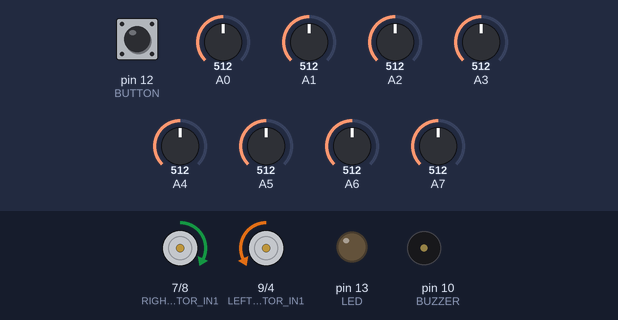
A sketch run on a simulated Arduino Nano, built with avr-gcc and run on an emulated ATmega328P. Shown: motor-driver pin pairs drawn as motors (green arrow = first pin HIGH = forward, orange = second pin HIGH = backward, longer = more drive, scaled by the enable pin), output pins drawn as LEDs (lit = HIGH), buzzer (waves = sounding). The inputs (shaded band) are chosen by the test bench; at power-on: A6 = 512, A7 = 512, A0 = 512, A1 = 512, A3 = 512, A4 = 512, pin 12 (BUTTON) HIGH, A2 = 512, A5 = 512.

Above: at 10.1 s.
10.2 s: A6 set to 240
At 10.7 s:
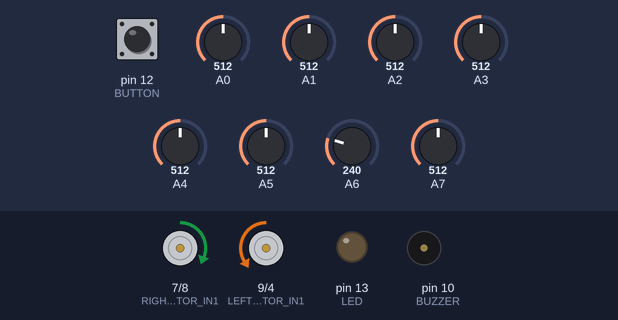
11.7 s: A7 set to 30
At 12.9 s:
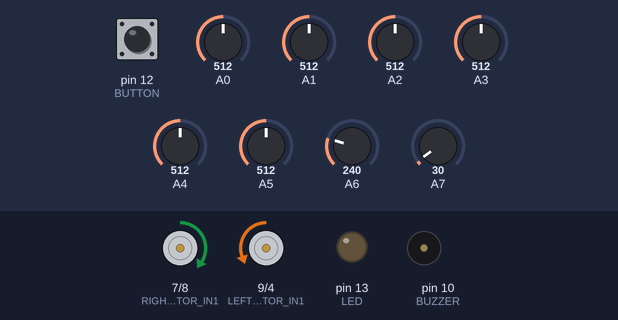
13.2 s: A0 set to 716
At 14.2 s:
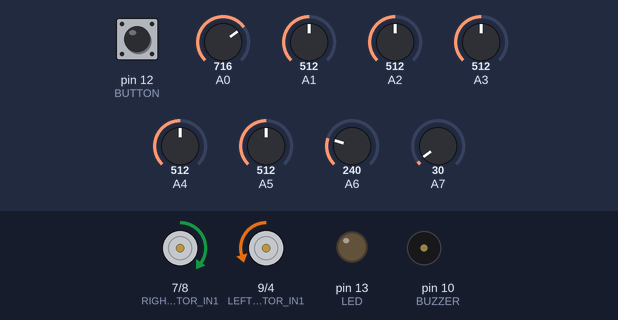
14.7 s: A1 set to 716
At 15.3 s:
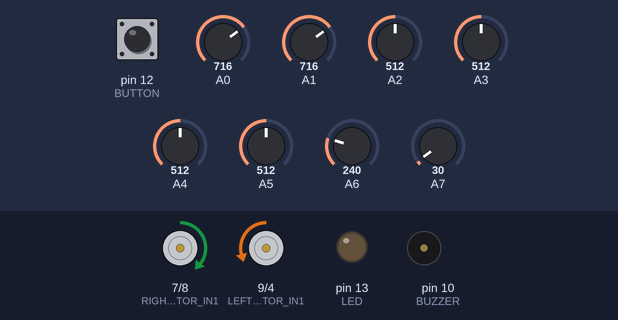
16.2 s: A3 set to 716
At 16.5 s:
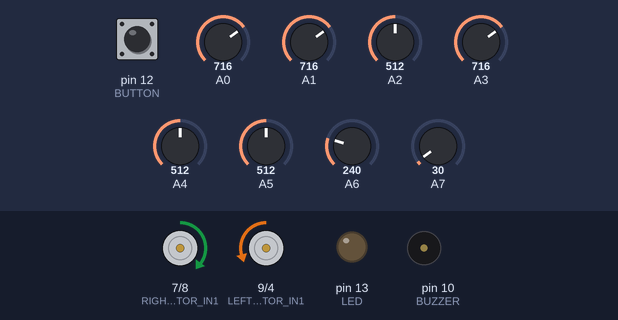
17.7 s: A4 set to 716
At 18.8 s:
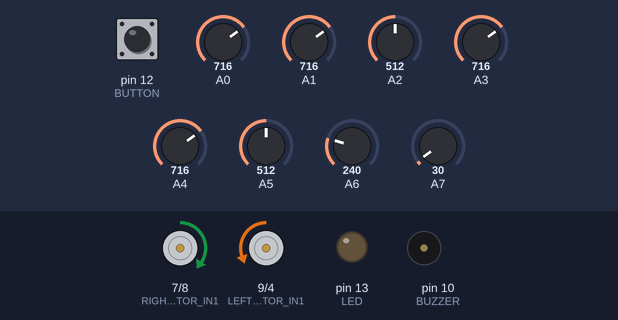
Timing chart, 0 to 20.2 s (numbered marks = the images above; inputs shaded):
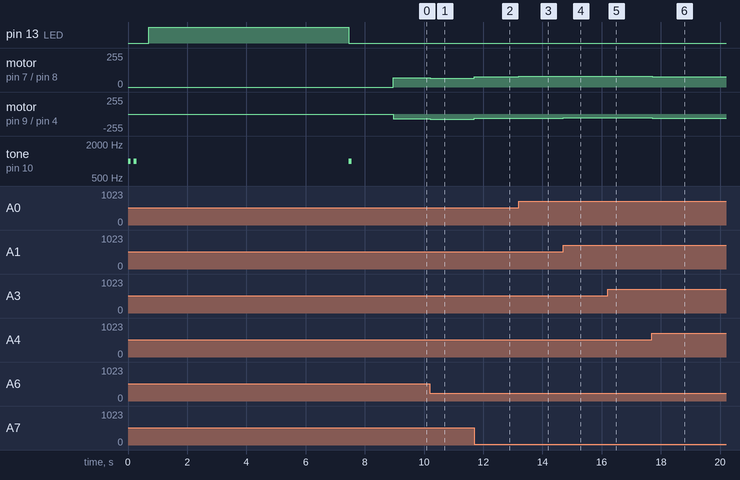

Measured:
- after the input at 10.2 s, motor on pin 7 (RIGHT_MOTOR_IN1) / pin 8 (RIGHT_MOTOR_IN2): forward 70/255 → forward 64/255 at once; motor on pin 9 (LEFT_MOTOR_IN1) / pin 4 (LEFT_MOTOR_IN2): backward 70/255 → backward 76/255 at once
- after the input at 11.7 s, motor on pin 7 (RIGHT_MOTOR_IN1) / pin 8 (RIGHT_MOTOR_IN2): forward 64/255 → forward 77/255 at once; motor on pin 9 (LEFT_MOTOR_IN1) / pin 4 (LEFT_MOTOR_IN2): backward 76/255 → backward 63/255 at once
- after the input at 13.2 s, motor on pin 7 (RIGHT_MOTOR_IN1) / pin 8 (RIGHT_MOTOR_IN2): forward 77/255 → forward 80/255 at once; motor on pin 9 (LEFT_MOTOR_IN1) / pin 4 (LEFT_MOTOR_IN2): backward 63/255 → backward 60/255 at once
- after the input at 14.7 s, motor on pin 7 (RIGHT_MOTOR_IN1) / pin 8 (RIGHT_MOTOR_IN2): forward 80/255 → forward 82/255 at once; motor on pin 9 (LEFT_MOTOR_IN1) / pin 4 (LEFT_MOTOR_IN2): backward 60/255 → backward 58/255 at once
- after the input at 16.2 s, motor on pin 7 (RIGHT_MOTOR_IN1) / pin 8 (RIGHT_MOTOR_IN2): forward 82/255 → forward 81/255 at once; motor on pin 9 (LEFT_MOTOR_IN1) / pin 4 (LEFT_MOTOR_IN2): backward 58/255 → backward 59/255 at once
- after the input at 17.7 s, motor on pin 7 (RIGHT_MOTOR_IN1) / pin 8 (RIGHT_MOTOR_IN2): forward 81/255 → forward 78/255 at once; motor on pin 9 (LEFT_MOTOR_IN1) / pin 4 (LEFT_MOTOR_IN2): backward 59/255 → backward 62/255 at once

The sketch:

microbot_v12.2_PID_simple.ino
```cpp
// MiCROBOT V12.2
// by Julkifli Awang Besar
// PID code for MiCROBOT Hikari with MiCROBOT PCB chassis

//edit bye neo

// use thelatest QTRSensors Library version 4.0
// install from arduino library manager, search for "QTRSensors" and the version is 4.0 https://github.com/pololu/qtr-sensors-arduino
#include <QTRSensors.h>

#define BUTTON 12
#define REMOTE_BUTTON 2 // Jsumo micro start module
#define BUZZER 10
#define LED 13
#define LEFT_MOTOR_PWM 5
#define LEFT_MOTOR_IN1 9
#define LEFT_MOTOR_IN2 4
#define RIGHT_MOTOR_PWM 6
#define RIGHT_MOTOR_IN1 7
#define RIGHT_MOTOR_IN2 8
#define NUM_SENSORS 8
#define NUM_OF_SAMPLES_PER_SENSOR 4
#define TIMEOUT 2500
#define EMITTER_PIN 11

// initialize sensor object
QTRSensors qtr;

// tuning parameters
const float KP = 0.028;
const float KD = 4;
const float KI = 0; // increment in small value.. probably no need for line following
unsigned int left_base_speed = 70; // base speed for left motor, increase for faster robot but need to re-tune PID(depends).
unsigned int right_base_speed = 70; // base speed for right motor, increase for faster robot but need to re-tune PID(depends).
// end of tuning

// global variables
int current_error = 0;
int previous_error = 0;
int proportional = 0;
int integral = 0;
int derivative = 0;
int adjustment = 0;
int left_motor_speed = 0;
int right_motor_speed = 0;
unsigned int center_position = ((NUM_SENSORS - 1) * 1000) / 2;
unsigned int current_position = 0;
unsigned int sensor_values[NUM_SENSORS];

void setup()
{
    // QTRsensors configuration
    qtr.setTypeAnalog();
    qtr.setSensorPins((const unsigned char []) { A6, A0, A1, A2, A3, A4, A5, A7 }, NUM_SENSORS);
    qtr.setSamplesPerSensor(NUM_OF_SAMPLES_PER_SENSOR);
    qtr.setEmitterPin(EMITTER_PIN);
    qtr.setTimeout(TIMEOUT);
    // end QTRSensors configuration

    // pins configuration
    pinMode(LEFT_MOTOR_IN1, OUTPUT);
    pinMode(LEFT_MOTOR_IN2, OUTPUT);
    pinMode(LEFT_MOTOR_PWM, OUTPUT);
    pinMode(RIGHT_MOTOR_IN1, OUTPUT);
    pinMode(RIGHT_MOTOR_IN2, OUTPUT);
    pinMode(RIGHT_MOTOR_PWM, OUTPUT);
    pinMode(LED, OUTPUT);
    pinMode(BUZZER, OUTPUT);
    pinMode(BUTTON, INPUT);
    // end pins configuration

    // double beep
    tone(BUZZER, 1000, 100);
    delay(200);
    tone(BUZZER, 1000, 100);

    // sensor calibration
    while (!digitalRead(BUTTON));    // wait for button press
    delay(500);
    digitalWrite(LED_BUILTIN, HIGH); // turn on Arduino's LED to indicate we are in calibration mode
    for (int i = 0; i < 250; i++)
    {
        qtr.calibrate();
    }
    delay(500);
    tone(BUZZER, 1000, 100);
    digitalWrite(13, LOW);  // LED off, calibration done.
    // end sensor calibration

    while (!digitalRead(BUTTON));    // wait for button press
    delay(1500);    // delay for 1.5 sec before robot start moving
}

void loop()
{
    // check for robot position
    current_position = qtr.readLineBlack(sensor_values);    // if the line is white, use qtr.readLineWhite(sensors_values)

    // calculate the error
    current_error = current_position - center_position;
    previous_error = current_error;

    // PID calculation
    proportional = current_error;
    integral = integral + current_error;
    derivative = current_error - previous_error;
    adjustment = (KP * proportional) + (KD * derivative) + (KI * integral);

    // set up motor speed + adjustment
    left_motor_speed = left_base_speed - adjustment;
    right_motor_speed = right_base_speed + adjustment;

    // constrain speed value to 0 - 255
    left_motor_speed = constrain(left_motor_speed, 0, 255);
    right_motor_speed = constrain(right_motor_speed, 0, 255);

    // send output to left motor
    digitalWrite(LEFT_MOTOR_IN1, LOW);  // if motor is reversed, change to digitalWrite(RIGHT_MOTOR_IN1, HIGH);
    digitalWrite(LEFT_MOTOR_IN2, HIGH); // if motor is reversed, change to digitalWrite(RIGHT_MOTOR_IN1, LOW);
    analogWrite(LEFT_MOTOR_PWM, left_motor_speed);

    // send output to right motor
    digitalWrite(RIGHT_MOTOR_IN1, HIGH); // if motor is reversed, change to digitalWrite(RIGHT_MOTOR_IN1, LOW);
    digitalWrite(RIGHT_MOTOR_IN2, LOW); // if motor is reversed, change to digitalWrite(RIGHT_MOTOR_IN1, HIGH);
    analogWrite(RIGHT_MOTOR_PWM, right_motor_speed);
}
```
